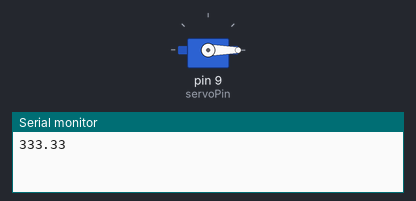
A sketch run on a simulated Arduino Uno, built with avr-gcc and run on an emulated ATmega328P. Parts: servo, the last lines printed to the serial monitor.

Above: at 0.16 s.
At 9.84 s:
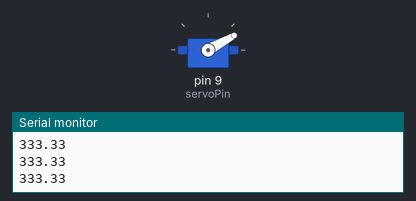
At 19.84 s:
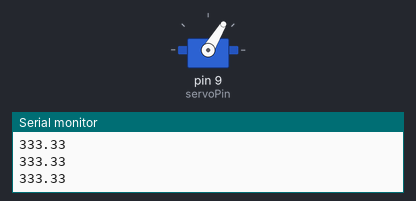
At 39.53 s:
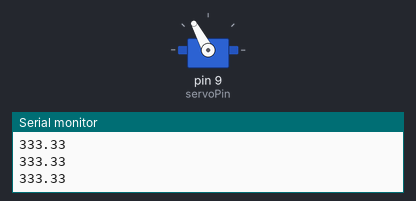
Timing chart, 0 to 40.0 s (numbered marks = the images above):
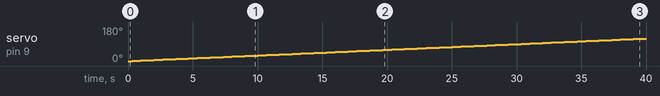

Measured:
- by itself, servo on pin 9 (servoPin): moves from 0° to 119° over 39.4 s

The sketch:

31_servo_alarm.ino
```cpp
// Load a library
#include <Servo.h>
int servoPin=9;
int servoPosA=0;
int servoPosB=90;
int servoPosC=180;
int angle = 0;
float timeLimit = 60000.;

Servo myServo; // Create object

void setup() {
  // put your setup code here, to run once:
Serial.begin(9600);
myServo.attach(servoPin);
}

void loop() {
  // put your main code here, to run repeatedly:
  angle = 0;
  while (angle<=180){
    Serial.println(timeLimit/180.);

    myServo.write(angle);
    delay(timeLimit/180);
    angle+=1;
  }
}
```
